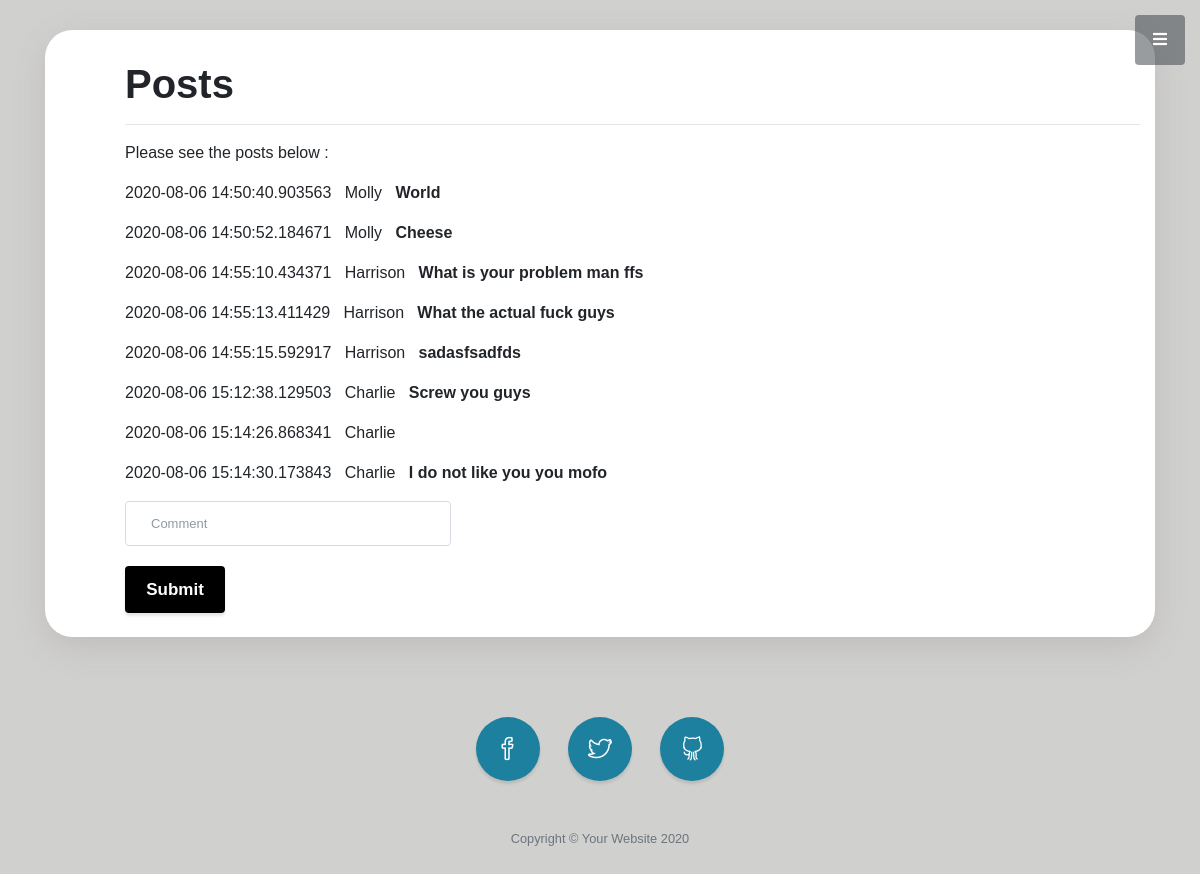
The page /Harrison/posts (signed in) on the database as committed earlier.
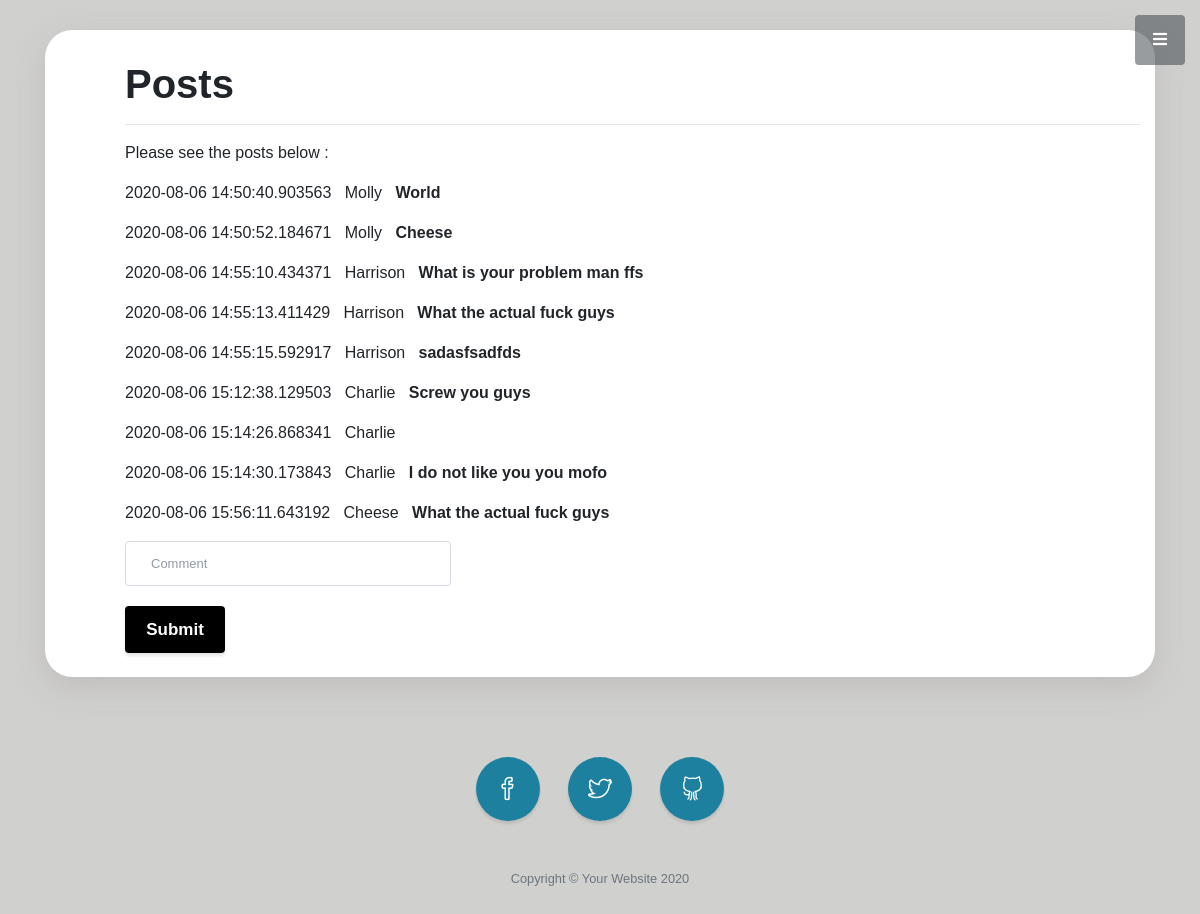
The same page on the database as committed later.
### app/models.py (models this page shows, shortened)
class Posts(db.Model):
    id = db.Column(db.Integer, primary_key=True)
    body = db.Column(db.String(120), index=True)
    timestamp = db.Column(db.DateTime, index=True, default=datetime.utcnow)
    user_id = db.Column(db.Integer, db.ForeignKey('person.id'))
    request = db.relationship("Person", backref=backref("Posts", uselist=False))

class Person(db.Model, UserMixin):
    id = db.Column(db.Integer, primary_key=True)
    name = db.Column(db.String(120), index=True, unique=True)
    email = db.Column(db.String(120), index=True, unique=True)
    password_hash = db.Column(db.String(128))
    posts = db.relationship('Posts', backref='People', lazy=True)
    about_me = db.Column(db.String(340))
    last_seen = db.Column(db.DateTime, default=datetime.utcnow())

### app/routes.py (the view)
@app.route('/<username>/posts', methods=["GET", "POST"])
def posts(username):
    user = Person.query.filter_by(name=username).first_or_404()
    posts = Posts.query.all()
    form = UserPost()
    if form.validate_on_submit():
        post = Posts(body = form.body.data, user_id = current_user.id)
        db.session.add(post)
        db.session.commit()
        return redirect(url_for('posts', username= current_user.name))
    return render_template('posts.html', user=username, posts=posts, form=form)

### app/forms.py
class UserPost(FlaskForm):
    body = StringField("Info")
    submit = SubmitField("Submit")

### app/models.py (called while the page is built)
@login.user_loader
def load_user(id):
    return Person.query.get(int(id))

### app/templates/posts.html (shortened to what this page needs)
{% extends 'reduced_base.html' %}
    {% block content %}
  <link rel="stylesheet" href="{{ url_for('static', filename='assets/css/login.css') }}">
 <div class="container" style = "padding-top: 30px;" >
              <div class="card login-card" >
                <div class="row no-gutters">
                    <div style = "padding-left:80px; padding-top: 30px;" class="container">
                    <h1>Posts {{user.name}}</h1>
                    <hr>
                    <p>Please see the posts below : </p>
                        {% for post in posts %}
                            <p>{{ post.timestamp }} &nbsp; {{ post.request.name }}  &nbsp; <b>{{ post.body }}</b></p>
                        {% endfor %}
                        <form method="post">
                          <div class="form-group" style="min-width: 150px; max-width:600px; ">
                            {{ form.body(class="form-control", placeholder="Comment") }}
                          </div>
                            <div class="form-group" style="max-width:100px;">
                            {{ form.submit(class="btn btn-block login-btn mb-4" ) }}
                            </div>
                        </form>
            </div>
                    </div>
                </div>
              </div>
    </body>
    {% endblock %}

Rows that differ between the two databases and show on the page:
added Posts: timestamp "2020-08-06 15:56:11.643192", request.name "Cheese", body "What the actual fuck guys"
